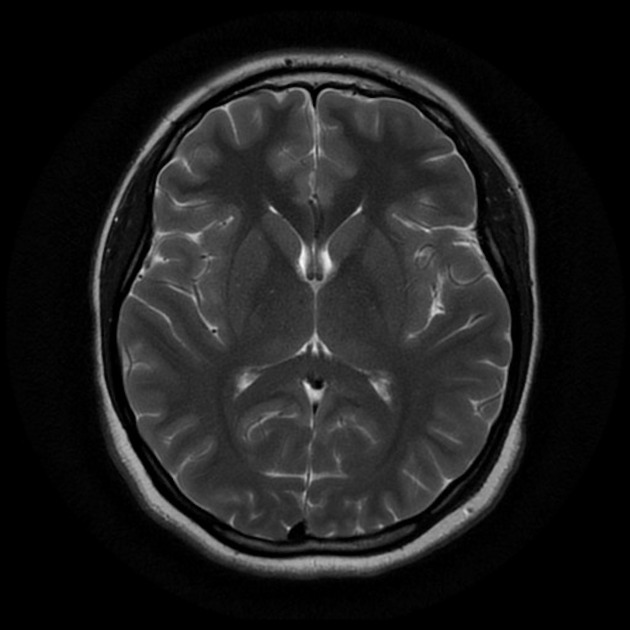
#> input picture brain_aneurysm_dataset/no/1 no.jpeg, 630 x 630 px; its folder holds only this picture in this run
$ jupyter execute --allow-errors PCA.ipynb
#> lines starting #> are read from the running program, lines starting #| are printed output that depends on the picture
# **PCA**

**Principal Component Analysis (PCA)** is a dimensionality reduction technique widely
used in data analysis and machine learning.

Its primary goal is to transform high-dimensional data into a lower-dimensional representation, capturing the most important
information.

*HOW DO YOU DO A PRINCIPAL COMPONENT ANALYSIS?*

1. Standardize the range of continuous initial variables
2. Compute the covariance matrix to identify correlations
3. Compute the eigenvectors and eigenvalues of the covariance matrix to identify the principal components
4. Create a feature vector to decide which principal components to keep
5. Recast the data along the principal components axes

**Principal components** are new variables that are constructed as linear combinations or mixtures of the initial variables. These combinations are done in such a way that the new variables are uncorrelated and most of the information within the initial variables is squeezed or compressed into the first components.

<div style="text-align:center;">

</div>

### *Advantages*

1. **Dimensionality reduction:** PCA effectively reduces the number of features, which is beneficial for models that
suffer from the curse of dimensionality.

2. **Feature independence:** Principal components are orthogonal (uncorrelated), meaning they capture independent information, simplifying the interpretation of the reduced features.

3. **Noise reduction:** PCA can help reduce noise by focusing on the components that explain the most
significant variance in the data.

[cell 1]
import os
import numpy as np
import matplotlib.pyplot as plt
import ipywidgets as widget
import plotly.graph_objs as go
from PIL import Image
from sklearn.metrics import mean_squared_error as mse
from ipywidgets import interact, fixed
import cv2 as cv

### **Step 1:** Data loading

Firstly, we need to dowload our data and prepare it for further manipulations.

In this part we read grayscale images from our dataset, resize them to the same size (100x100 pixels), flattens them, and stores them as column vectors in a NumPy array.

[cell 2]
path = '../brain_aneurysm_dataset/no'

A = []
A_flatten = []

size = 100

for img in os.listdir(path):

    image = cv.imread(os.path.join(path, img), cv.IMREAD_GRAYSCALE)
#> image is the input picture: shape (630, 630); min 0, max 248, mean 29.7

    # convert to matrix
    matrix = Image.fromarray(image)

    # resize
    resize_img = np.array(matrix.resize((size, size)))
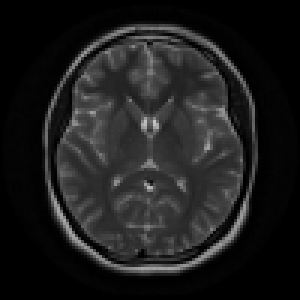
#> resize_img: shape (100, 100) (shown 3 times larger); min 0, max 198, mean 29.7

    A.append(resize_img)

    # flatten
    image_flatten = resize_img.flatten()
#> image_flatten = 10000 values, max 198 at index 4051, min 0 at index 0, mean 29.73

    A_flatten.append(image_flatten)

# numpy array
A_flatten = np.asarray(A_flatten)

# transposed
A_flatten = A_flatten.T
#> A_flatten has the same summary as image_flatten

[cell 3]
A_flatten[0]
#> Out = [0]

### **Step 2:** Data normalization

PCA is sensitive to the scale of the data. Standardizing the features ensures that each feature contributes equally to the analysis. It involves scaling the features to have a *mean* of 0 and a *standard deviation* of 1.

By subtracting the mean of each feature from the dataset it centers the data around the origin. This step ensures that the first principal component captures the direction of maximum variance.

This process ensures that the variables are standardized, allowing for a fair and unbiased comparison among them.

[cell 4]
def normalization(A):

    # column mean and standard deviation
    mu = np.mean(A, axis = 0)
#> mu = [29.73]
    std = np.std(A, axis = 0)
#> std = [34.82]

    # substract the mean from A
    A_centered = A - mu
#> A_centered = 10000 values, max 168.3 at index 4051, min -29.73 at index 0, mean 0

    # zero devizion
    std_filled = std.copy()
#> std_filled = [34.82]
    std_filled[std == 0] = 1

    # normalized A
    A_norm = A_centered / std_filled
#> A_norm = 10000 values, max 4.83 at index 4051, min -0.854 at index 0, mean 7.96e-17

    return A_norm, mu, std

[cell 5]
A_norm, mu, std = normalization(A_flatten)
#> mu = [29.73]; std = [34.82]
A_norm[0], mu[0], std[0]
#> Out = ([-0.854], 29.73, 34.82)

### **Step 3:** Computing the covariance matrix

The covariance matrix summarizes the pairwise covariances between the different features in the dataset. It's a square matrix where each element represents the covariance between two features.

This matrix helps us to understand how the features are related to each other. If certain features are highly correlated, it suggests that they provide similar information. By examining the covariance matrix, we can determine which features to remove in order to eliminate redundancy.

Mathematically, the covariance between two variables $X_i$ and $X_j$ is calculated as:

$$Cov(X_i, X_j) = \frac{1}{n-1} \sum_{k=1}^{n} (x_{ik} - \bar{x}_i)(x_{jk} - \bar{x}_j)$$

[cell 6]
def covariance(A):

    # covariance matrix S
    S = 1 / (len(A) - 1) * np.matmul(A, A.T)

    return S

[cell 7]
A_covariance = covariance(A_norm)
A_covariance[0]
#> Out = 10000 values, max 7.29e-05 at index 0, min -0.000413 at index 4051, mean -5.55e-21

### **Step 4:** Computing eigenvectors and eigenvalues of covariance matrix

Eigenvectors are the directions along which the data varies the most. They represent the principal components of the data.
As the covariance matrix is symmetric all eigenvectors are pairwise orthogonal.

Eigenvalues indicate the variance of the data along the corresponding eigenvectors. Larger eigenvalues correspond to directions of greater variance.

The eigenvector that corresponds to the largest eigenvalue identifies the direction of maximum variance, which is considered as the *first principal component*, second largest variance represents the *second principal component*, and so on.

The eigenvectors and eigenvalues are typically computed by performing eigendecomposition on the covariance matrix.

[cell 8]
def eigenvalues_vectors(A):

    # eigenvalues and eigenvectors
    EV, EVc = np.linalg.eigh(A)

    # desceding order
    order = np.argsort(-EV)
    EV = EV[order]
    EVc = EVc[:, order]

    return EV, EVc

### **Step 5:** Calculating the projection matrix

This step involves transforming the original data onto the new subspace spanned by the selected principal components.

The projection is done by multiplying the original data matrix by the matrix of selected eigenvectors.

The projected data represents the dataset in the reduced-dimensional space defined by the principal components.

[cell 9]
def PCA(A, components):

    S = covariance(A)

    EV, EVc = eigenvalues_vectors(S)
    U = EVc[:, range(components)]

    # projection matrix which projects our input data onto vector space spanned by the eigenvectors
    P = np.matmul(U, U.T)

    return P

### **Step 6:** Calculating loss

In this part, we calculate the reconstruction error between the original data and the transformed data for each number of components.

The goal is to evaluate how well the dataset can be represented and reconstructed in a lower-dimensional space using different numbers of principal components, and to analyze how the reconstruction error changes as the number of components varies.

[cell 10]
losage = []
transformation = []

component_max_number = len(np.array(A_flatten).T)
#> component_max_number = 1
#> the sliders are set to components = 10, image = <module 'ipywidgets.fixed_' fr

#> (the rest of this cell did not finish here and is left out)


$ run again, on brain_aneurysm_dataset/no/10 no.jpg
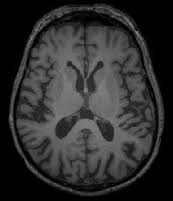
#> input picture brain_aneurysm_dataset/no/10 no.jpg, 173 x 201 px
#> image is the input picture: shape (201, 173); min 0, max 139, mean 46.7
#> `resize_img = np.array(matrix.resize((size, size)))`:
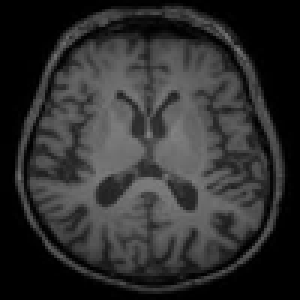
#> resize_img: shape (100, 100) (shown 3 times larger); min 0, max 130, mean 46.7
#> image_flatten = 10000 values, max 130 at index 4457, min 0 at index 0, mean 46.71
#> A_flatten has the same summary as image_flatten
#> `A_flatten[0]`: Out = [0]
#> in normalization, `mu = np.mean(A, axis = 0)`: mu = [46.71]
#> in normalization, `std = np.std(A, axis = 0)`: std = [39.93]
#> A_centered = 10000 values, max 83.29 at index 4457, min -46.71 at index 0, mean -7.28e-16
#> std_filled = [39.93]
#> in normalization, `A_norm = A_centered / std_filled`: A_norm = 10000 values, max 2.09 at index 4457, min -1.17 at index 0, mean 9.09e-17
#> `A_norm, mu, std = normalization(A_flatten)`: mu = [46.71]; std = [39.93]
#> `A_norm[0], mu[0], std[0]`: Out = ([-1.17], 46.71, 39.93)
#> `A_covariance[0]`: Out = 10000 values, max 0.000137 at index 0, min -0.000244 at index 4457, mean -5.55e-21
#> component_max_number = 1
